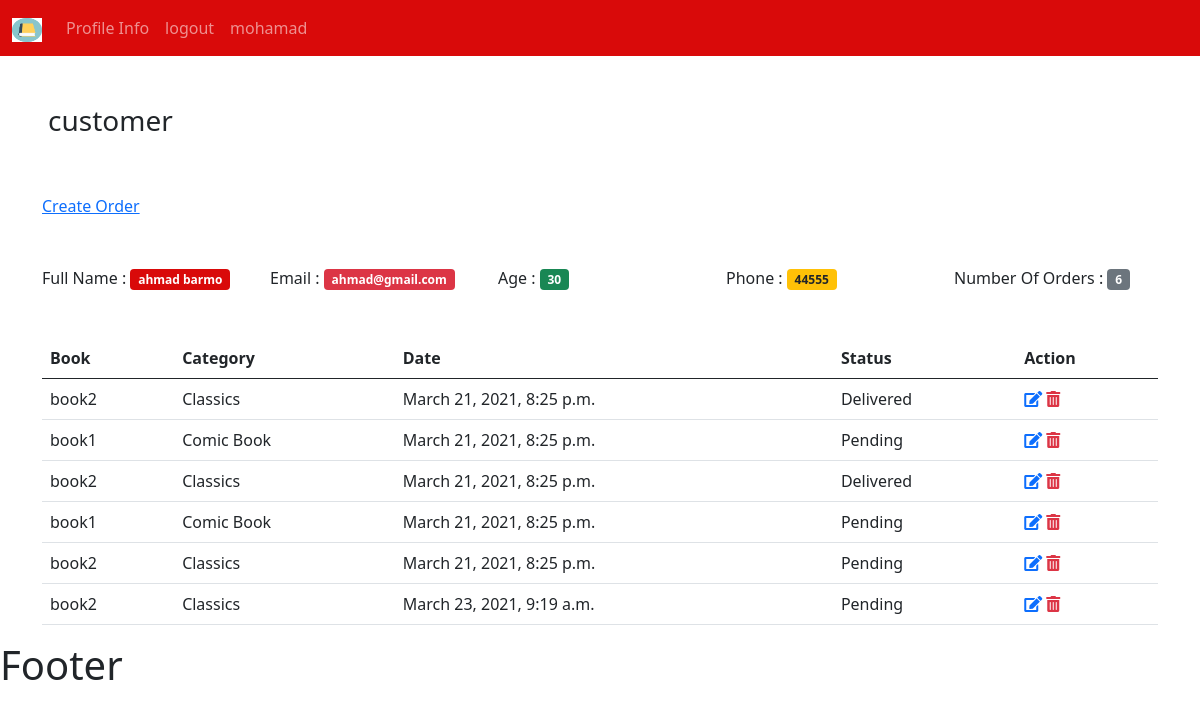
Screenshot of /customer/1 (signed in) with the database file from the repository.
### bookstore/models.py (models this page shows, shortened)
class Customer(models.Model):
    user=models.OneToOneField(User,null=True,on_delete=models.CASCADE)
    name = models.CharField(max_length=100,null=True)
    email = models.CharField(max_length=200,null=True)
    phone = models.CharField(max_length=100,null=True)
    age = models.CharField(max_length=100,null=True)
    avatar=models.ImageField(blank=True,null=True,default="profileimage.png")
    date_created = models.DateTimeField(auto_now_add=True,null=True)

class Order(models.Model):
        STATUS= (
        ('Pending','Pending'),
        ('Delivered','Delivered'),
        ('Out of order','out of order'),
        ('in progress','in progress'),
        )
        customer=models.ForeignKey(Customer,null=True,on_delete=models.SET_NULL)
        book=models.ForeignKey(Book,null=True,on_delete=models.SET_NULL)
        tag=models.ManyToManyField(Tag)
        status=models.CharField(max_length=100,null=True , choices=STATUS)
        date_created = models.DateTimeField(auto_now_add=True,null=True)

class Book(models.Model):
        CATEGORY= (
        ('Classics','Classics'),
        ('Comic Book ','Comic Book '),
        ('Fantasy','Fantasy'),
        ('Horror','Horror'),
        )
        name=models.CharField(max_length=100,null=True)
        auther=models.CharField(max_length=100,null=True)
        price=models.FloatField(max_length=100,null=True)
        category=models.CharField(max_length=100,null=True, choices=CATEGORY)
        tag=models.ManyToManyField(Tag)
        description=models.CharField(max_length=200,null=True)
        date_created = models.DateTimeField(auto_now_add=True,null=True)
        def __str__(self):
            return self.name

### bookstore/views.py (the view)
@login_required(login_url="login")
def customer(request,PK):
    customer= Customer.objects.get(id = PK)
    orders=customer.order_set.all()
    Orders_Numbers=customer.order_set.count()
    context = {'customer':customer,
    'orders':orders,
    'Orders_Numbers':Orders_Numbers
     }
    return render(request,'bookstore/customer.html',context)

### bookstore/templates/bookstore/customer.html
{% extends 'bookstore/main.html'%}
{% block content %}
<h3 class='p-5'> customer</h3>
<div class="container pb-5">
  <div class="row">
    <div class="col-sm">
     <a href="{% url 'create' customer.id %}"> Create Order</a>
    </div>
  </div>
</div>
<div class="container pb-5">
  <div class="row">
    <div class="col-sm">
       Full Name : <span class="badge bg-primary">{{customer.name}}</span>
    </div>
    <div class="col-sm">
      Email : <span class="badge bg-danger">{{customer.email}}</span>
    </div>
    <div class="col-sm">
     Age : <span class="badge bg-success">{{customer.age}}</span>
    </div>
     <div class="col-sm">
     Phone : <span class="badge bg-warning text-dark">{{customer.phone}}</span>
    </div>
     <div class="col-sm">
     Number Of Orders : <span class="badge bg-secondary">{{Orders_Numbers}}</span>
    </div>
  </div>
</div>
<div class='container'>
<table class="table">
  <thead>
    <tr>
      <th scope="col">Book</th>
      <th scope="col">Category</th>
      <th scope="col">Date</th>
      <th scope="col">Status</th>
      <th scope="col">Action</th>
    </tr>
  </thead>
  <tbody>
     {% for item in orders %}
     <tr>
     <td>{{item.book}}</td>
      <td>{{item.book.category}}</td>
      <td>{{item.date_created}}</td>
      <td>{{item.status}}</td>
      <td>
      <a href="{% url 'update' item.id%}"><i class="fas fa-edit"></i></a>
      <a class="text-danger" href="{% url 'delete' item.id%}"><i class="fas fa-trash-alt"></i></a>
      </td>
      {% endfor %}
    </tr>
  </tbody>
</table>
</div>
{% endblock%}

### bookstore/templates/bookstore/navbar.html (shortened to what this page needs)
{% load static %}
<nav class="navbar navbar-expand-lg  navbar-dark bg-primary">
  <div class="container-fluid">
    <a class="navbar-brand" href="{% url 'home' %}">
     <img src="{% static '/images/book.png' %}" alt="" width="30" height="24">
    </a>
    <div class="collapse navbar-collapse" id="navbarSupportedContent">
      <ul class="navbar-nav me-auto mb-2 mb-lg-0">
         <li class="nav-item">
          <a class="nav-link" href="{% url 'profile_info' %}">Profile Info</a>
        </li>
          <a class="nav-link" href="{% url 'logout' %}">logout</a>
         <li class="nav-item">
                   <a class="nav-link" href="#">{{ request.user}}</a>
        </li>
      </ul>
    </div>
  </div>
</nav>

### static/css/style.css (style rules this page uses)
.bg-primary { background-color: #d90a0a!important; }

### rows the page displays
Customer: name "ahmad barmo", email "ahmad@gmail.com", age "30", phone "44555"
Order: book "book2", book.category "Classics", date_created "March 21, 2021, 8:25 p.m.", status "Delivered"
Order: book "book1", book.category "Comic Book", date_created "March 21, 2021, 8:25 p.m.", status "Pending"
Order: book "book2", book.category "Classics", date_created "March 21, 2021, 8:25 p.m.", status "Delivered"
Order: book "book1", book.category "Comic Book", date_created "March 21, 2021, 8:25 p.m.", status "Pending"
Order: book "book2", book.category "Classics", date_created "March 21, 2021, 8:25 p.m.", status "Pending"
Order: book "book2", book.category "Classics", date_created "March 23, 2021, 9:19 a.m.", status "Pending"

### other values shown
{{ request.user }} "mohamad"
{{ Orders_Numbers }} "6"
